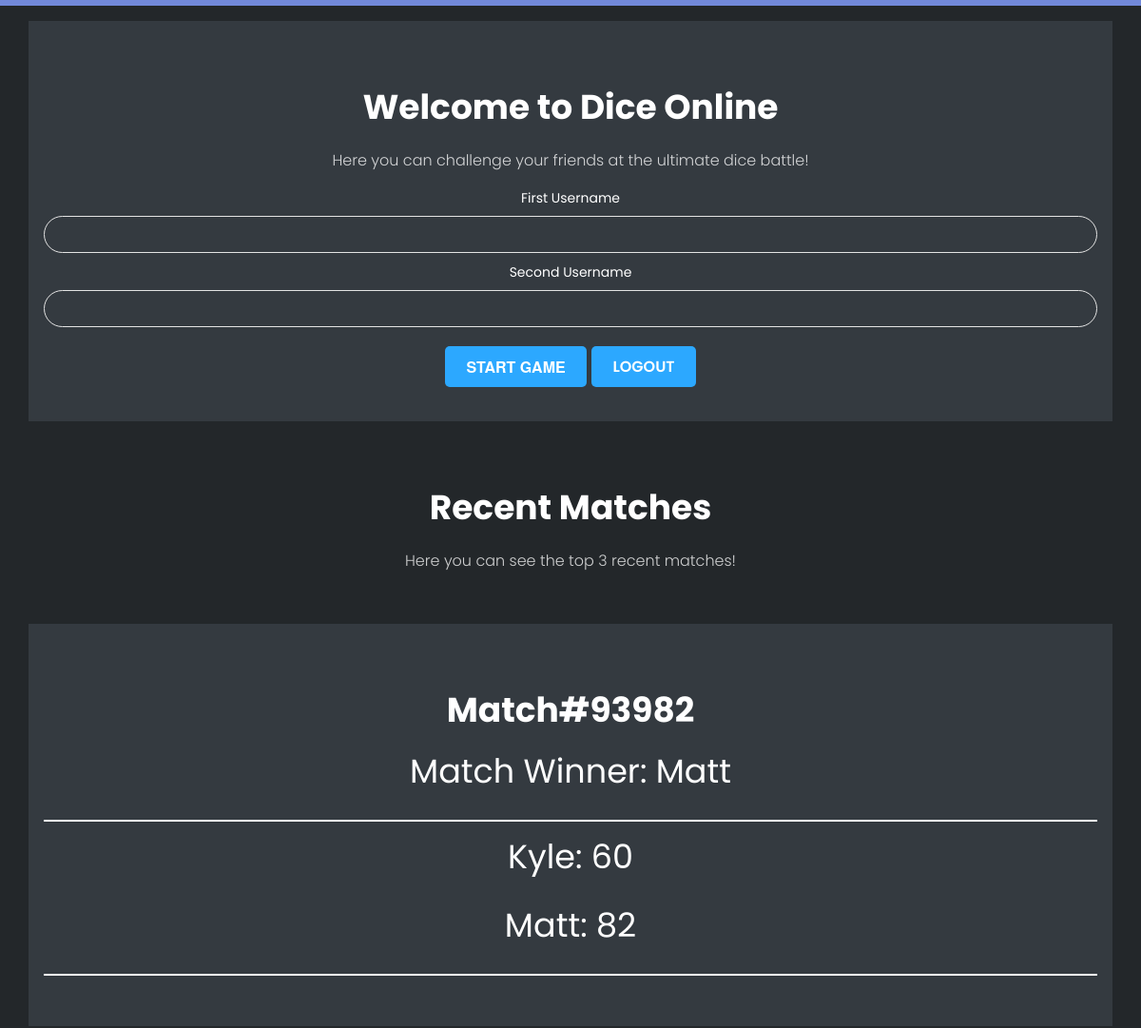
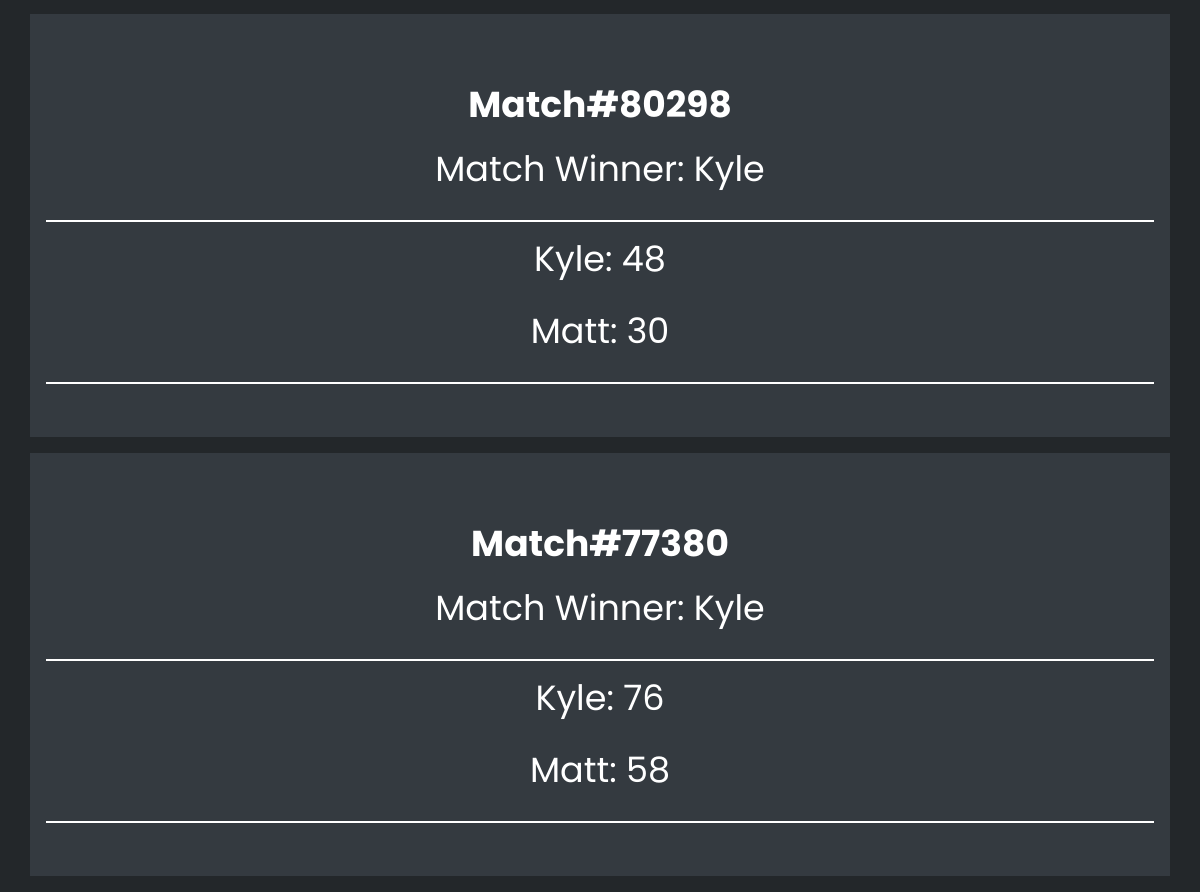
The app's page / (signed in) with its own data (2 pictures, top to bottom).
### tables this page shows
CREATE TABLE IF NOT EXISTS `matches` (
  `MatchID` int(11) NOT NULL AUTO_INCREMENT,
  `Username1` mediumtext DEFAULT NULL,
  `Username2` mediumtext DEFAULT NULL,
  `User1Score` mediumint(9) NOT NULL DEFAULT 0,
  `User2Score` mediumint(9) NOT NULL DEFAULT 0,
  `Round` mediumint(9) NOT NULL DEFAULT 0,
  `WinnerUsername` mediumtext DEFAULT NULL,
  PRIMARY KEY (`MatchID`)
);

### index.php (the view, shortened to what this page needs)
<?php
include('database_connection.php');
?>
<!DOCTYPE html>
<html lang="en">
<head>
    <link rel="stylesheet" href="style/bootstrap.min.css">
    <link rel="stylesheet" href="style/main_dice.css">
    <link rel="stylesheet" href="style/now-ui-kit.css">
</head>
<body>
<center>
<div class="container p-3 my-3 bg-dark text-white">
<h1 class="title">Welcome to Dice Online</h1>
<p class="subtitle">Here you can challenge your friends at the ultimate dice battle!</p>
<form method="post">
	<div class="form-group">
		<label>First Username</label>
		<input type="text" name="User1" class="form-control" required />
	</div>
    <div class="form-group">
		<label>Second Username</label>
		<input type="text" name="User2" class="form-control" required />
	</div>
	<div class="form-group">
		<input type="submit" name="StartGame" class="btn btn-info" value="Start Game" />
        <a class="btn btn-info" href="https://localhost/logout.php" role="button">Logout</a>
	</div>
</form>
</div>
<h1 class="title">Recent Matches</h1>
<p class="subtitle">Here you can see the top 3 recent matches!</p>
<br>
<?php
$query = "SELECT * FROM matches ORDER BY MatchID DESC LIMIT 3";
$statement = $connect->prepare($query);
$statement->execute();
$result = $statement->fetchAll();
foreach($result as $row)
{
    $MatchID = $row['MatchID'];
    $Username1 = $row['Username1'];
    $Username2 = $row['Username2'];
    $User1Score = $row['User1Score'];
    $User2Score = $row['User2Score'];
    $WinnerUsername = $row['WinnerUsername'];
    echo '
    <div class="container p-3 my-3 bg-dark text-white">
        <h1 class="title">Match#'.$MatchID.'</h1>
        <h2>Match Winner: '.$WinnerUsername.'</h2>
        <hr style="height:2px;border-width:0;color:white;background-color:white">
        <h2>'.$Username1.': '.$User1Score.'</h2>
        <h2>'.$Username2.': '.$User2Score.'</h2>
        <hr style="height:2px;border-width:0;color:white;background-color:white">
        <br>
    </div>
    ';
}
?>
</center>
</body>
<html>

### style/main_dice.css (style rules this page uses)
body { font-family: 'Poppins', sans-serif !important; background-color: #23272A; color: #fff; margin: 0; padding: 0; -webkit-font-smoothing: antialiased; -moz-osx-font-smoothing: grayscale; text-rendering: optimizeLegibility; border-top: 6px #7289DA solid !important; font-size: 16px; }
.btn { border-radius: 5px !important; font-size: 16px !important; font-weight: 600 !important; text-transform: uppercase !important; }
.title { line-height: 90px !important; margin-bottom: -2px !important; font-size: 36px !important; color: rgb(255, 255, 255) !important; }
.subtitle { color: rgba(255, 255, 255, 0.781) !important; font-size: 16px !important; }

### records on screen
matches: MatchID "93982", WinnerUsername "Matt", Username1 "Kyle", User1Score "60", Username2 "Matt", User2Score "82"
matches: MatchID "80298", WinnerUsername "Kyle", Username1 "Kyle", User1Score "48", Username2 "Matt", User2Score "30"
matches: MatchID "77380", WinnerUsername "Kyle", Username1 "Kyle", User1Score "76", Username2 "Matt", User2Score "58"
